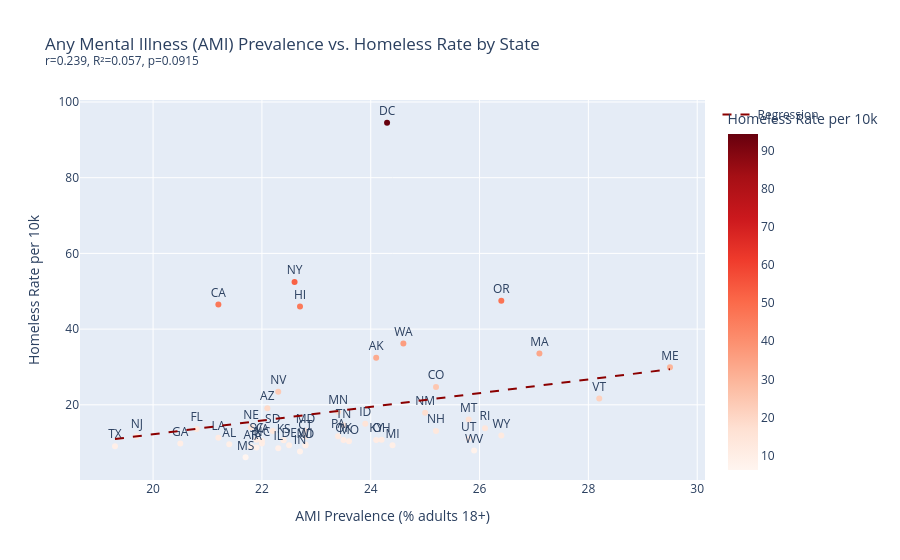

The notebook cell this image was saved under:
### Code cell
slope2, intercept2, r2v, p2, se2 = stats.linregress(df['ami_pct'], df['homeless_rate_per_10k'])
r2_2 = r2v ** 2
print(f'AMI vs rate: r={r2v:.3f}, R²={r2_2:.3f}, p={p2:.4f}')

x_range2 = [df['ami_pct'].min(), df['ami_pct'].max()]
y_range2 = [slope2 * x + intercept2 for x in x_range2]

fig2 = px.scatter(
    df, x='ami_pct', y='homeless_rate_per_10k', text='state_postal',
    color='homeless_rate_per_10k', color_continuous_scale='Reds',
    title=f'Any Mental Illness (AMI) Prevalence vs. Homeless Rate by State<br><sup>r={r2v:.3f}, R²={r2_2:.3f}, p={p2:.4f}</sup>',
    labels={'ami_pct': 'AMI Prevalence (% adults 18+)', 'homeless_rate_per_10k': 'Homeless Rate per 10k'},
    hover_name='state_name',
)
fig2.add_trace(go.Scatter(x=x_range2, y=y_range2, mode='lines', name='Regression', line=dict(color='darkred', dash='dash')))
fig2.update_traces(textposition='top center', selector=dict(mode='markers+text'))
fig2.show()

### Figure 1 — Plotly figure (JSON) as saved in the notebook; plotly's stock layout.template omitted (floating-point values rounded to 4 significant figures)
{"data": [{"hovertemplate": "<b>%{hovertext}</b><br><br>AMI Prevalence (% adults 18+)=%{x}<br>Homeless Rate per 10k=%{marker.color}<br>state_postal=%{text}<extra></extra>", "hovertext": ["Alabama", "Alaska", "Arizona", "Arkansas", "California", "Colorado", "Connecticut", "Delaware", "District of Columbia", "Florida", "Georgia", "Hawaii", "Idaho", "Illinois", "Indiana", "Iowa", "Kansas", "Kentucky", "Louisiana", "Maine", "Maryland", "Massachusetts", "Michigan", "Minnesota", "Mississippi", "Missouri", "Montana", "Nebraska", "Nevada", "New Hampshire", "New Jersey", "New Mexico", "New York", "North Carolina", "North Dakota", "Ohio", "Oklahoma", "Oregon", "Pennsylvania", "Rhode Island", "South Carolina", "South Dakota", "Tennessee", "Texas", "Utah", "Vermont", "Virginia", "Washington", "West Virginia", "Wisconsin", "Wyoming"], "legendgroup": "", "marker": {"color": [9.56, 32.45, 19.12, 8.93, 46.48, 24.72, 11.61, 9.33, 94.51, 13.63, 9.79, 45.96, 14.99, 8.54, 7.65, 8.73, 10.61, 10.68, 11.31, 29.9, 13.16, 33.58, 9.32, 18.2, 6.15, 10.37, 16.15, 14.08, 23.42, 13.07, 11.71, 17.92, 52.44, 9.81, 9.23, 10.76, 10.7, 47.5, 11.73, 13.82, 10.8, 13.08, 14.59, 9.07, 10.95, 21.7, 10.48, 36.22, 7.91, 9.49, 11.9], "coloraxis": "coloraxis", "symbol": "circle"}, "mode": "markers+text", "name": "", "orientation": "v", "showlegend": false, "text": ["AL", "AK", "AZ", "AR", "CA", "CO", "CT", "DE", "DC", "FL", "GA", "HI", "ID", "IL", "IN", "IA", "KS", "KY", "LA", "ME", "MD", "MA", "MI", "MN", "MS", "MO", "MT", "NE", "NV", "NH", "NJ", "NM", "NY", "NC", "ND", "OH", "OK", "OR", "PA", "RI", "SC", "SD", "TN", "TX", "UT", "VT", "VA", "WA", "WV", "WI", "WY"], "textposition": "top center", "type": "scatter", "x": [21.4, 24.1, 22.1, 21.8, 21.2, 25.2, 22.8, 22.5, 24.3, 20.8, 20.5, 22.7, 23.9, 22.3, 22.7, 21.9, 22.4, 24.1, 21.2, 29.5, 22.8, 27.1, 24.4, 23.4, 21.7, 23.6, 25.8, 21.8, 22.3, 25.2, 19.7, 25.0, 22.6, 22.0, 22.8, 24.2, 23.5, 26.4, 23.4, 26.1, 21.9, 22.2, 23.5, 19.3, 25.8, 28.2, 22.0, 24.6, 25.9, 22.8, 26.4], "xaxis": "x", "y": [9.56, 32.45, 19.12, 8.93, 46.48, 24.72, 11.61, 9.33, 94.51, 13.63, 9.79, 45.96, 14.99, 8.54, 7.65, 8.73, 10.61, 10.68, 11.31, 29.9, 13.16, 33.58, 9.32, 18.2, 6.15, 10.37, 16.15, 14.08, 23.42, 13.07, 11.71, 17.92, 52.44, 9.81, 9.23, 10.76, 10.7, 47.5, 11.73, 13.82, 10.8, 13.08, 14.59, 9.07, 10.95, 21.7, 10.48, 36.22, 7.91, 9.49, 11.9], "yaxis": "y"}, {"line": {"color": "darkred", "dash": "dash"}, "mode": "lines", "name": "Regression", "type": "scatter", "x": [19.3, 29.5], "y": [10.96, 29.41]}], "layout": {"coloraxis": {"colorbar": {"title": {"text": "Homeless Rate per 10k"}}, "colorscale": [[0.0, "rgb(255,245,240)"], [0.125, "rgb(254,224,210)"], [0.25, "rgb(252,187,161)"], [0.375, "rgb(252,146,114)"], [0.5, "rgb(251,106,74)"], [0.625, "rgb(239,59,44)"], [0.75, "rgb(203,24,29)"], [0.875, "rgb(165,15,21)"], [1.0, "rgb(103,0,13)"]]}, "legend": {"tracegroupgap": 0}, "title": {"text": "Any Mental Illness (AMI) Prevalence vs. Homeless Rate by State<br><sup>r=0.239, R²=0.057, p=0.0915</sup>"}, "xaxis": {"anchor": "y", "domain": [0.0, 1.0], "title": {"text": "AMI Prevalence (% adults 18+)"}}, "yaxis": {"anchor": "x", "domain": [0.0, 1.0], "title": {"text": "Homeless Rate per 10k"}}}}
